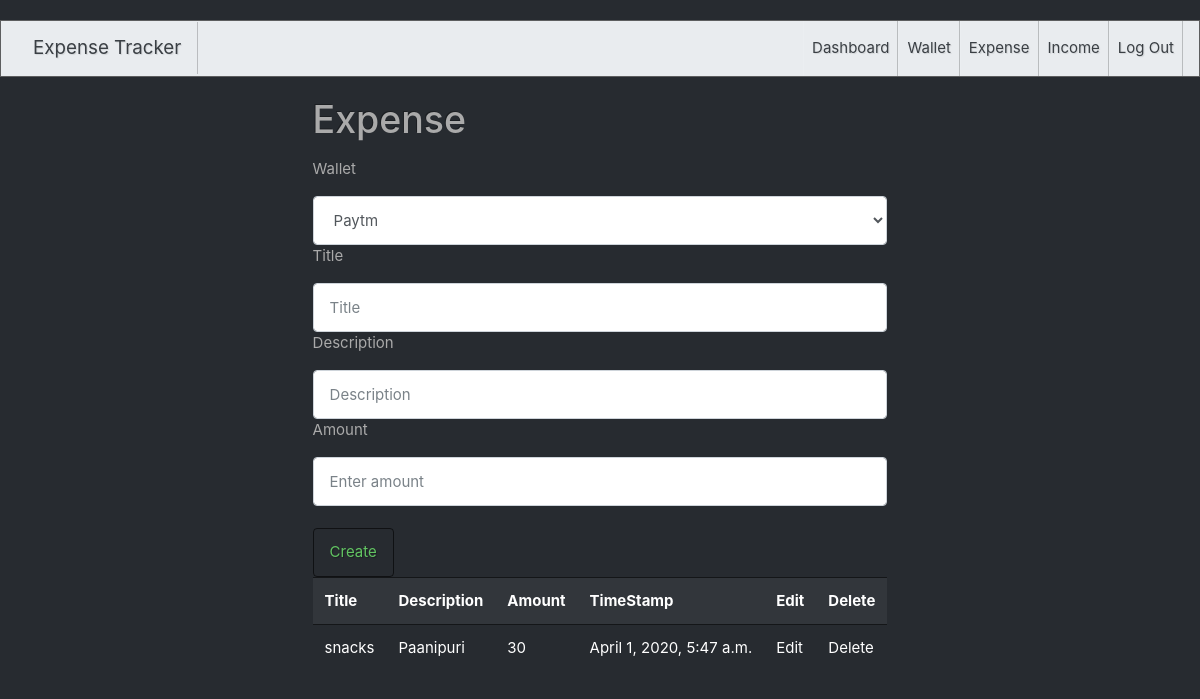
The app's page /expense/ (signed in) with its own data.
### tracker/models.py (models this page shows, shortened)
class Expense(models.Model):
    title= models.CharField(max_length = 100 )
    Amount =models.IntegerField()
    timestamp =models.DateTimeField(auto_now=True)
    description=models.TextField()
    user=models.ForeignKey(User,on_delete=models.CASCADE,null=True,blank=True)
    wallet=models.ForeignKey(Wallet,on_delete=models.CASCADE,null=True,blank=True)

### tracker/views.py (the view)
# urls.py: path('expense/',get_all_expense),
def get_all_expense(request):
    user=request.user
    all_wallet=Wallet.objects.filter(user=user)
    all_expense=Expense.objects.filter(user=user)
    return render(request,"expense.html",{"expense":all_expense,"wallet":all_wallet})

### tracker/templates/expense.html (shortened to what this page needs)
{% extends 'bootswatch.html' %}
{% block body %}
<div class="row">
    <div class="col-12">
        <h1>Expense</h1>
       <table class="table table-striped">
           <tr>
               <th>Title</th>
               <th>Description</th>
               <th>Amount</th>
               <th>TimeStamp</th>
               <th>Edit</th>
               <th>Delete</th>
           </tr>
       {% for inc in expense %}
           <tr>
               <td>{{inc.title}}</td>
               <td>{{inc.description}}</td>
               <td>{{inc.Amount}}</td>
               <td>{{inc.timestamp}}</td>
               <td><a href="/edit_expense/{{inc.id}}/">Edit</a></td>
               <td><a href="/delete_expense/{{inc.id}}/">Delete</a></td>
           </tr>
       {% endfor %}
    </div>
</div>
<div>
    <form action="/create_expense/" method="post" class="form-group">
     <p>Wallet</p>
     <select name="wallet" class="form-control">
         {% for wal in wallet %}
         <option value="{{wal.id}}">{{wal.name}}</option>
         {% endfor %}
     </select>
     <p>Title</p>
     <input type="text" name="title" placeholder="Title" class="form-control">
     <p>Description</p>
     <input type="text" name="description" placeholder="Description" class="form-control">
     <p>Amount</p>
     <input type="number" name="amount" placeholder="Enter amount" class="form-control" >
     <br>
     <button type="submit" class="btn btn-outline-success">Create</button>
     </form>
</div>
{% endblock %}

### records on screen
Expense: title "snacks", description "Paanipuri", Amount "30", timestamp "April 1, 2020, 5:47 a.m."

### other values on screen
form field wallet "Paytm"
